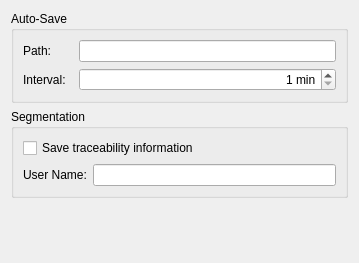
<?xml version="1.0" encoding="UTF-8"?>
<ui version="4.0">
 <class>GeneralSettingsPanel</class>
 <widget class="QWidget" name="GeneralSettingsPanel">
  <property name="geometry">
   <rect>
    <x>0</x>
    <y>0</y>
    <width>359</width>
    <height>263</height>
   </rect>
  </property>
  <property name="windowTitle">
   <string>Form</string>
  </property>
  <layout class="QVBoxLayout" name="verticalLayout_2">
   <item>
    <widget class="QGroupBox" name="groupBox">
     <property name="title">
      <string>Auto-Save</string>
     </property>
     <layout class="QGridLayout" name="gridLayout">
      <item row="0" column="0">
       <widget class="QLabel" name="label_3">
        <property name="toolTip">
         <string>Path where temporal auto-save files are stored</string>
        </property>
        <property name="text">
         <string>Path:</string>
        </property>
       </widget>
      </item>
      <item row="1" column="0" colspan="2">
       <widget class="QLabel" name="label_2">
        <property name="toolTip">
         <string>Time interval at which auto-saves are performed</string>
        </property>
        <property name="text">
         <string>Interval:  </string>
        </property>
       </widget>
      </item>
      <item row="0" column="2">
       <widget class="QLineEdit" name="autosavePath">
        <property name="toolTip">
         <string>Path where temporal auto-save files are stored</string>
        </property>
        <property name="text">
         <string/>
        </property>
       </widget>
      </item>
      <item row="1" column="2">
       <widget class="QSpinBox" name="autosaveInterval">
        <property name="toolTip">
         <string>Time interval at which auto-saves are performed</string>
        </property>
        <property name="alignment">
         <set>Qt::AlignRight|Qt::AlignTrailing|Qt::AlignVCenter</set>
        </property>
        <property name="suffix">
         <string> min</string>
        </property>
        <property name="minimum">
         <number>1</number>
        </property>
        <property name="maximum">
         <number>60</number>
        </property>
       </widget>
      </item>
     </layout>
    </widget>
   </item>
   <item>
    <widget class="QGroupBox" name="groupBox_2">
     <property name="title">
      <string>Segmentation</string>
     </property>
     <layout class="QVBoxLayout" name="verticalLayout">
      <item>
       <widget class="QCheckBox" name="traceabilty">
        <property name="toolTip">
         <string>Store all information needed to repeat the analysis inside the .seg files</string>
        </property>
        <property name="text">
         <string>Save traceability information</string>
        </property>
       </widget>
      </item>
      <item>
       <layout class="QHBoxLayout" name="horizontalLayout_3">
        <item>
         <widget class="QLabel" name="label">
          <property name="toolTip">
           <string/>
          </property>
          <property name="text">
           <string>User Name:</string>
          </property>
         </widget>
        </item>
        <item>
         <widget class="QLineEdit" name="userName">
          <property name="toolTip">
           <string/>
          </property>
         </widget>
        </item>
       </layout>
      </item>
     </layout>
    </widget>
   </item>
   <item>
    <spacer name="verticalSpacer">
     <property name="orientation">
      <enum>Qt::Vertical</enum>
     </property>
     <property name="sizeHint" stdset="0">
      <size>
       <width>20</width>
       <height>245</height>
      </size>
     </property>
    </spacer>
   </item>
  </layout>
 </widget>
 <resources/>
 <connections/>
</ui>
